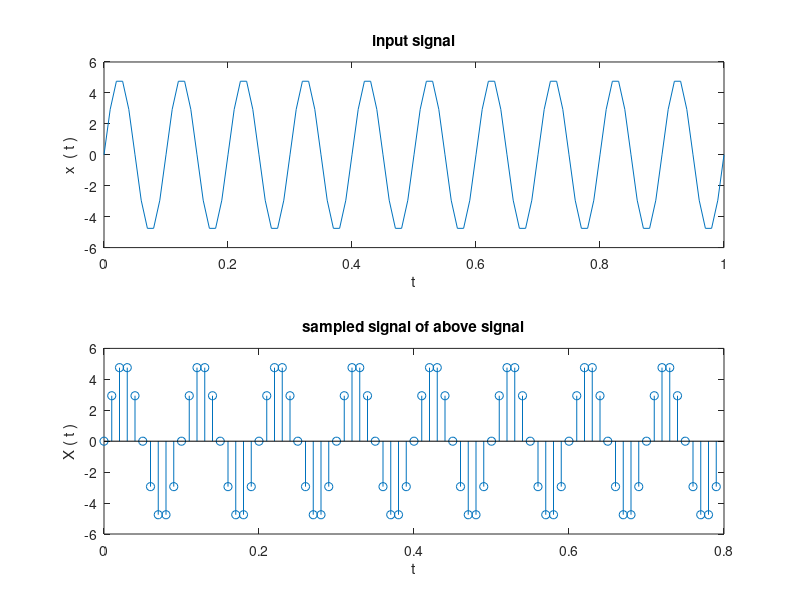

The MATLAB source for this figure:
t=[0:0.01:1]; 

y=5*sin(2*pi*10.*t); 

sf=100; 

T=1/sf; 

n=0:79; 

Y=5*sin(2*pi*10*n*T); 

subplot(2,1,1); 

plot(t,y); title("input signal");xlabel("t");ylabel("x  ( t )"); 

subplot(2,1,2); 

stem(n*T,Y);title("sampled signal of above signal");xlabel("t");ylabel("X ( t )"); 
